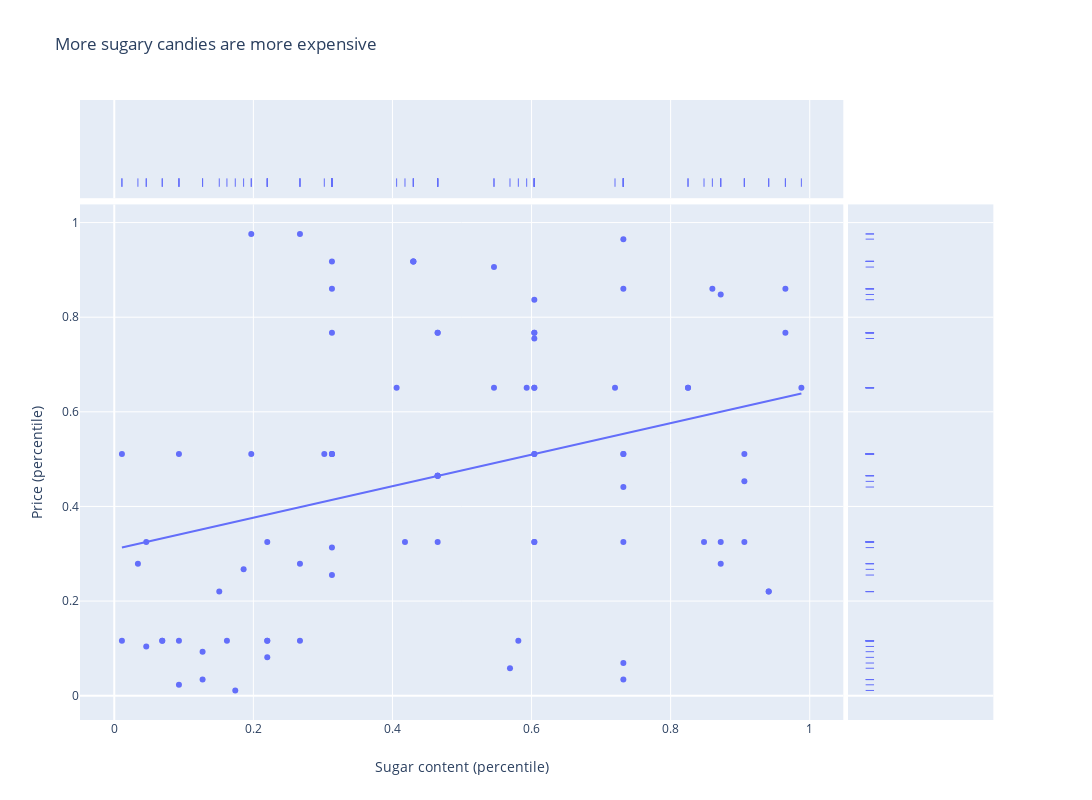

Here is the notebook cell this chart was saved with:
### Markdown cell above
### plotly version

### Code cell
{
    "tags": [
        "remove_cell",
    ]
}
import plotly.express as px

df = pd.read_csv(url)
fig = px.scatter(df, x="sugarpercent", y="pricepercent",
                 labels={"sugarpercent":"Sugar content (percentile)", "pricepercent":"Price (percentile)"},
                 marginal_x="rug",marginal_y="rug",
                 #color="chocolate",
                 #size="winpercent", size_max=30, 
                 hover_name="competitorname",
                 #text="competitorname",
                 #facet_row="chocolate", facet_col = "fruity",
                 #trendline='lowess',
                 trendline='ols',
                 title="More sugary candies are more expensive",
                 height=800,
                 width=1137
                )

fig.show()

### Figure 1 — Plotly figure (JSON) as saved in the notebook; plotly's stock layout.template omitted (floating-point values rounded to 4 significant figures)
{"data": [{"hoverlabel": {"namelength": 0}, "hovertemplate": "<b>%{hovertext}</b><br><br>Sugar content (percentile)=%{x}<br>Price (percentile)=%{y}", "hovertext": ["100 Grand", "3 Musketeers", "One dime", "One quarter", "Air Heads", "Almond Joy", "Baby Ruth", "Boston Baked Beans", "Candy Corn", "Caramel Apple Pops", "Charleston Chew", "Chewey Lemonhead Fruit Mix", "Chiclets", "Dots", "Dum Dums", "Fruit Chews", "Fun Dip", "Gobstopper", "Haribo Gold Bears", "Haribo Happy Cola", "Haribo Sour Bears", "Haribo Twin Snakes", "HersheyÕs Kisses", "HersheyÕs Krackel", "HersheyÕs Milk Chocolate", "HersheyÕs Special Dark", "Jawbusters", "Junior Mints", "Kit Kat", "Laffy Taffy", "Lemonhead", "Lifesavers big ring gummies", "Peanut butter M&MÕs", "M&MÕs", "Mike & Ike", "Milk Duds", "Milky Way", "Milky Way Midnight", "Milky Way Simply Caramel", "Mounds", "Mr Good Bar", "Nerds", "Nestle Butterfinger", "Nestle Crunch", "Nik L Nip", "Now & Later", "Payday", "Peanut M&Ms", "Pixie Sticks", "Pop Rocks", "Red vines", "ReeseÕs Miniatures", "ReeseÕs Peanut Butter cup", "ReeseÕs pieces", "ReeseÕs stuffed with pieces", "Ring pop", "Rolo", "Root Beer Barrels", "Runts", "Sixlets", "Skittles original", "Skittles wildberry", "Nestle Smarties", "Smarties candy", "Snickers", "Snickers Crisper", "Sour Patch Kids", "Sour Patch Tricksters", "Starburst", "Strawberry bon bons", "Sugar Babies", "Sugar Daddy", "Super Bubble", "Swedish Fish", "Tootsie Pop", "Tootsie Roll Juniors", "Tootsie Roll Midgies", "Tootsie Roll Snack Bars", "Trolli Sour Bites", "Twix", "Twizzlers", "Warheads", "WelchÕs Fruit Snacks", "WertherÕs Original Caramel", "Whoppers"], "legendgroup": "", "marker": {"color": "#636efa", "symbol": "circle"}, "mode": "markers", "name": "", "showlegend": false, "type": "scatter", "x": [0.732, 0.604, 0.011, 0.011, 0.906, 0.465, 0.604, 0.313, 0.906, 0.604, 0.604, 0.732, 0.046, 0.732, 0.732, 0.127, 0.732, 0.906, 0.465, 0.465, 0.465, 0.465, 0.127, 0.43, 0.43, 0.43, 0.093, 0.197, 0.313, 0.22, 0.046, 0.267, 0.825, 0.825, 0.872, 0.302, 0.604, 0.732, 0.965, 0.313, 0.313, 0.848, 0.604, 0.313, 0.197, 0.22, 0.465, 0.593, 0.093, 0.604, 0.581, 0.034, 0.72, 0.406, 0.988, 0.732, 0.86, 0.732, 0.872, 0.22, 0.941, 0.941, 0.267, 0.267, 0.546, 0.604, 0.069, 0.069, 0.151, 0.569, 0.965, 0.418, 0.162, 0.604, 0.604, 0.313, 0.174, 0.465, 0.313, 0.546, 0.22, 0.093, 0.313, 0.186, 0.872], "xaxis": "x", "y": [0.86, 0.511, 0.116, 0.511, 0.511, 0.767, 0.767, 0.511, 0.325, 0.325, 0.511, 0.511, 0.325, 0.511, 0.034, 0.034, 0.325, 0.453, 0.465, 0.465, 0.465, 0.465, 0.093, 0.918, 0.918, 0.918, 0.511, 0.511, 0.511, 0.116, 0.104, 0.279, 0.651, 0.651, 0.325, 0.511, 0.651, 0.441, 0.86, 0.86, 0.918, 0.325, 0.767, 0.767, 0.976, 0.325, 0.767, 0.651, 0.023, 0.837, 0.116, 0.279, 0.651, 0.651, 0.651, 0.965, 0.86, 0.069, 0.279, 0.081, 0.22, 0.22, 0.976, 0.116, 0.651, 0.651, 0.116, 0.116, 0.22, 0.058, 0.767, 0.325, 0.116, 0.755, 0.325, 0.511, 0.011, 0.325, 0.255, 0.906, 0.116, 0.116, 0.313, 0.267, 0.848], "yaxis": "y"}, {"alignmentgroup": "True", "boxpoints": "all", "fillcolor": "rgba(255,255,255,0)", "hoverlabel": {"namelength": 0}, "hoveron": "points", "hovertemplate": "<b>%{hovertext}</b><br><br>Sugar content (percentile)=%{x}", "hovertext": ["100 Grand", "3 Musketeers", "One dime", "One quarter", "Air Heads", "Almond Joy", "Baby Ruth", "Boston Baked Beans", "Candy Corn", "Caramel Apple Pops", "Charleston Chew", "Chewey Lemonhead Fruit Mix", "Chiclets", "Dots", "Dum Dums", "Fruit Chews", "Fun Dip", "Gobstopper", "Haribo Gold Bears", "Haribo Happy Cola", "Haribo Sour Bears", "Haribo Twin Snakes", "HersheyÕs Kisses", "HersheyÕs Krackel", "HersheyÕs Milk Chocolate", "HersheyÕs Special Dark", "Jawbusters", "Junior Mints", "Kit Kat", "Laffy Taffy", "Lemonhead", "Lifesavers big ring gummies", "Peanut butter M&MÕs", "M&MÕs", "Mike & Ike", "Milk Duds", "Milky Way", "Milky Way Midnight", "Milky Way Simply Caramel", "Mounds", "Mr Good Bar", "Nerds", "Nestle Butterfinger", "Nestle Crunch", "Nik L Nip", "Now & Later", "Payday", "Peanut M&Ms", "Pixie Sticks", "Pop Rocks", "Red vines", "ReeseÕs Miniatures", "ReeseÕs Peanut Butter cup", "ReeseÕs pieces", "ReeseÕs stuffed with pieces", "Ring pop", "Rolo", "Root Beer Barrels", "Runts", "Sixlets", "Skittles original", "Skittles wildberry", "Nestle Smarties", "Smarties candy", "Snickers", "Snickers Crisper", "Sour Patch Kids", "Sour Patch Tricksters", "Starburst", "Strawberry bon bons", "Sugar Babies", "Sugar Daddy", "Super Bubble", "Swedish Fish", "Tootsie Pop", "Tootsie Roll Juniors", "Tootsie Roll Midgies", "Tootsie Roll Snack Bars", "Trolli Sour Bites", "Twix", "Twizzlers", "Warheads", "WelchÕs Fruit Snacks", "WertherÕs Original Caramel", "Whoppers"], "jitter": 0, "legendgroup": "", "line": {"color": "rgba(255,255,255,0)"}, "marker": {"color": "#636efa", "symbol": "line-ns-open"}, "name": "", "offsetgroup": "", "showlegend": false, "type": "box", "x": [0.732, 0.604, 0.011, 0.011, 0.906, 0.465, 0.604, 0.313, 0.906, 0.604, 0.604, 0.732, 0.046, 0.732, 0.732, 0.127, 0.732, 0.906, 0.465, 0.465, 0.465, 0.465, 0.127, 0.43, 0.43, 0.43, 0.093, 0.197, 0.313, 0.22, 0.046, 0.267, 0.825, 0.825, 0.872, 0.302, 0.604, 0.732, 0.965, 0.313, 0.313, 0.848, 0.604, 0.313, 0.197, 0.22, 0.465, 0.593, 0.093, 0.604, 0.581, 0.034, 0.72, 0.406, 0.988, 0.732, 0.86, 0.732, 0.872, 0.22, 0.941, 0.941, 0.267, 0.267, 0.546, 0.604, 0.069, 0.069, 0.151, 0.569, 0.965, 0.418, 0.162, 0.604, 0.604, 0.313, 0.174, 0.465, 0.313, 0.546, 0.22, 0.093, 0.313, 0.186, 0.872], "xaxis": "x3", "yaxis": "y3"}, {"alignmentgroup": "True", "boxpoints": "all", "fillcolor": "rgba(255,255,255,0)", "hoverlabel": {"namelength": 0}, "hoveron": "points", "hovertemplate": "<b>%{hovertext}</b><br><br>Price (percentile)=%{y}", "hovertext": ["100 Grand", "3 Musketeers", "One dime", "One quarter", "Air Heads", "Almond Joy", "Baby Ruth", "Boston Baked Beans", "Candy Corn", "Caramel Apple Pops", "Charleston Chew", "Chewey Lemonhead Fruit Mix", "Chiclets", "Dots", "Dum Dums", "Fruit Chews", "Fun Dip", "Gobstopper", "Haribo Gold Bears", "Haribo Happy Cola", "Haribo Sour Bears", "Haribo Twin Snakes", "HersheyÕs Kisses", "HersheyÕs Krackel", "HersheyÕs Milk Chocolate", "HersheyÕs Special Dark", "Jawbusters", "Junior Mints", "Kit Kat", "Laffy Taffy", "Lemonhead", "Lifesavers big ring gummies", "Peanut butter M&MÕs", "M&MÕs", "Mike & Ike", "Milk Duds", "Milky Way", "Milky Way Midnight", "Milky Way Simply Caramel", "Mounds", "Mr Good Bar", "Nerds", "Nestle Butterfinger", "Nestle Crunch", "Nik L Nip", "Now & Later", "Payday", "Peanut M&Ms", "Pixie Sticks", "Pop Rocks", "Red vines", "ReeseÕs Miniatures", "ReeseÕs Peanut Butter cup", "ReeseÕs pieces", "ReeseÕs stuffed with pieces", "Ring pop", "Rolo", "Root Beer Barrels", "Runts", "Sixlets", "Skittles original", "Skittles wildberry", "Nestle Smarties", "Smarties candy", "Snickers", "Snickers Crisper", "Sour Patch Kids", "Sour Patch Tricksters", "Starburst", "Strawberry bon bons", "Sugar Babies", "Sugar Daddy", "Super Bubble", "Swedish Fish", "Tootsie Pop", "Tootsie Roll Juniors", "Tootsie Roll Midgies", "Tootsie Roll Snack Bars", "Trolli Sour Bites", "Twix", "Twizzlers", "Warheads", "WelchÕs Fruit Snacks", "WertherÕs Original Caramel", "Whoppers"], "jitter": 0, "legendgroup": "", "line": {"color": "rgba(255,255,255,0)"}, "marker": {"color": "#636efa", "symbol": "line-ew-open"}, "name": "", "offsetgroup": "", "showlegend": false, "type": "box", "xaxis": "x2", "y": [0.86, 0.511, 0.116, 0.511, 0.511, 0.767, 0.767, 0.511, 0.325, 0.325, 0.511, 0.511, 0.325, 0.511, 0.034, 0.034, 0.325, 0.453, 0.465, 0.465, 0.465, 0.465, 0.093, 0.918, 0.918, 0.918, 0.511, 0.511, 0.511, 0.116, 0.104, 0.279, 0.651, 0.651, 0.325, 0.511, 0.651, 0.441, 0.86, 0.86, 0.918, 0.325, 0.767, 0.767, 0.976, 0.325, 0.767, 0.651, 0.023, 0.837, 0.116, 0.279, 0.651, 0.651, 0.651, 0.965, 0.86, 0.069, 0.279, 0.081, 0.22, 0.22, 0.976, 0.116, 0.651, 0.651, 0.116, 0.116, 0.22, 0.058, 0.767, 0.325, 0.116, 0.755, 0.325, 0.511, 0.011, 0.325, 0.255, 0.906, 0.116, 0.116, 0.313, 0.267, 0.848], "yaxis": "y2"}, {"hoverlabel": {"namelength": 0}, "hovertemplate": "<b>OLS trendline</b><br>pricepercent = 0.333160 * sugarpercent + 0.309416<br>R<sup>2</sup>=0.108706<br><br>Sugar content (percentile)=%{x}<br>Price (percentile)=%{y} <b>(trend)</b>", "legendgroup": "", "marker": {"color": "#636efa", "symbol": "circle"}, "mode": "lines", "name": "", "showlegend": false, "type": "scatter", "x": [0.011, 0.011, 0.034, 0.046, 0.046, 0.069, 0.069, 0.093, 0.093, 0.093, 0.127, 0.127, 0.151, 0.162, 0.174, 0.186, 0.197, 0.197, 0.22, 0.22, 0.22, 0.22, 0.267, 0.267, 0.267, 0.302, 0.313, 0.313, 0.313, 0.313, 0.313, 0.313, 0.313, 0.313, 0.406, 0.418, 0.43, 0.43, 0.43, 0.465, 0.465, 0.465, 0.465, 0.465, 0.465, 0.465, 0.546, 0.546, 0.569, 0.581, 0.593, 0.604, 0.604, 0.604, 0.604, 0.604, 0.604, 0.604, 0.604, 0.604, 0.604, 0.72, 0.732, 0.732, 0.732, 0.732, 0.732, 0.732, 0.732, 0.732, 0.825, 0.825, 0.848, 0.86, 0.872, 0.872, 0.872, 0.906, 0.906, 0.906, 0.941, 0.941, 0.965, 0.965, 0.988], "xaxis": "x", "y": [0.3131, 0.3131, 0.3207, 0.3247, 0.3247, 0.3324, 0.3324, 0.3404, 0.3404, 0.3404, 0.3517, 0.3517, 0.3597, 0.3634, 0.3674, 0.3714, 0.375, 0.375, 0.3827, 0.3827, 0.3827, 0.3827, 0.3984, 0.3984, 0.3984, 0.41, 0.4137, 0.4137, 0.4137, 0.4137, 0.4137, 0.4137, 0.4137, 0.4137, 0.4447, 0.4487, 0.4527, 0.4527, 0.4527, 0.4643, 0.4643, 0.4643, 0.4643, 0.4643, 0.4643, 0.4643, 0.4913, 0.4913, 0.499, 0.503, 0.507, 0.5106, 0.5106, 0.5106, 0.5106, 0.5106, 0.5106, 0.5106, 0.5106, 0.5106, 0.5106, 0.5493, 0.5533, 0.5533, 0.5533, 0.5533, 0.5533, 0.5533, 0.5533, 0.5533, 0.5843, 0.5843, 0.5919, 0.5959, 0.5999, 0.5999, 0.5999, 0.6113, 0.6113, 0.6113, 0.6229, 0.6229, 0.6309, 0.6309, 0.6386], "yaxis": "y"}], "layout": {"height": 800, "legend": {"tracegroupgap": 0}, "title": {"text": "More sugary candies are more expensive"}, "width": 1137, "xaxis": {"anchor": "y", "domain": [0, 0.819], "title": {"text": "Sugar content (percentile)"}}, "xaxis2": {"anchor": "y2", "domain": [0.824, 0.98], "matches": "x2", "showgrid": false, "showticklabels": false}, "xaxis3": {"anchor": "y3", "domain": [0, 0.819], "matches": "x", "showgrid": true, "showticklabels": false}, "xaxis4": {"anchor": "y4", "domain": [0.824, 0.98], "matches": "x2", "showgrid": false, "showticklabels": false}, "yaxis": {"anchor": "x", "domain": [0, 0.8316], "title": {"text": "Price (percentile)"}}, "yaxis2": {"anchor": "x2", "domain": [0, 0.8316], "matches": "y", "showgrid": true, "showticklabels": false}, "yaxis3": {"anchor": "x3", "domain": [0.8416, 1], "matches": "y3", "showgrid": false, "showticklabels": false}, "yaxis4": {"anchor": "x4", "domain": [0.8416, 1], "matches": "y3", "showgrid": true, "showticklabels": false}}}
